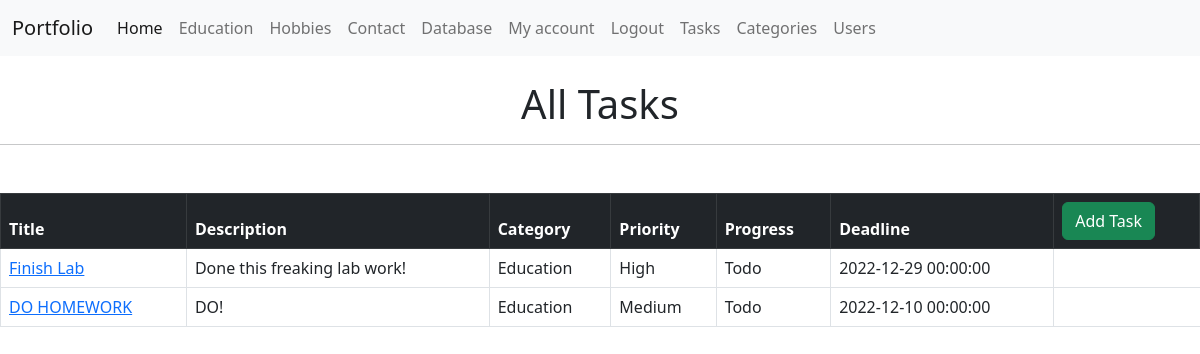
The app's page /task (signed in), older data.
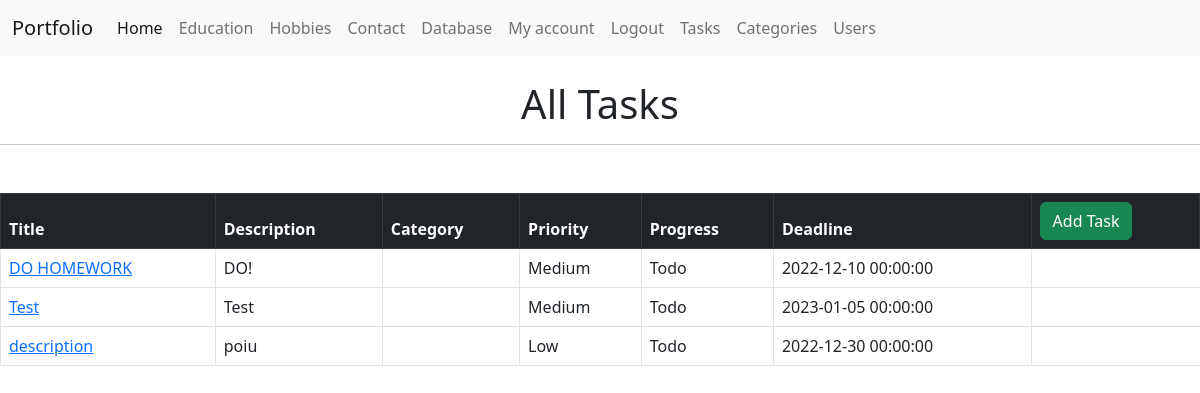
The same page, newer data.
### app/to_do/models.py (models this page shows, shortened)
class Task(db.Model):
    id = db.Column(db.Integer, primary_key=True, autoincrement=True)
    title = db.Column(db.String(120), nullable=False)
    description = db.Column(db.String(2000), nullable=True)
    created = db.Column(db.DateTime, default=datetime.now())
    modified = db.Column(db.DateTime, default=datetime.now, onupdate=datetime.now)
    deadline = db.Column(db.DateTime)
    priority = db.Column(db.Enum(Priority, values_callable=lambda x: [str(member.value) for member in Priority]))
    progress = db.Column(db.Enum(Progress, values_callable=lambda x: [str(member.value) for member in Progress]))
    owner_id = db.Column(db.Integer, db.ForeignKey('user.id'), nullable=False)
    category_id = db.Column(db.Integer, db.ForeignKey('category.id'))
    users = db.relationship('User', secondary=task_user, backref=db.backref('tasks', lazy='dynamic'), lazy='dynamic')
    comments = db.relationship('Comment', backref='tasks', lazy='dynamic')

class Category(db.Model):
    id = db.Column(db.Integer, primary_key=True)
    name = db.Column(db.String(255), nullable=False, unique=True)
    tasks = db.relationship('Task', backref='category', lazy='dynamic')

### app/to_do/views.py (the view)
@to_do_bp.route('/task', methods=['GET'])
@login_required
def tasks():
    tasks_ = Task.query.order_by(Task.priority.desc(),
                                 Task.deadline.asc()
                                 ).all()
    return render_template('tasks.html', tasks=tasks_)

### app/account/models.py (called while the page is built)
@login_manager.user_loader
def user_loader(user_id):
    return User.query.get(int(user_id))

### app/to_do/templates/to_do/tasks.html (shortened to what this page needs)
{% extends 'layout.html' %}
{% block name %}
<br><h1 class="text-center">All Tasks</h1>
{% endblock %}
{% block body %}
<table class="table table-hover table-bordered">
    <thead class="table-dark">
      <tr>
       <th scope="col">Title</th>
       <th scope="col">Description</th>
       <th scope="col">Category</th>
       <th scope="col">Priority</th>
       <th scope="col">Progress</th>
       <th scope="col">Deadline</th>
       <th scope="col"><a href="{{ url_for('to_do.task_create') }}" type="button" class="btn btn-success">Add Task</a></th>
      </tr>
    </thead>
    <tbody>
        {% for task in tasks %}
      <tr>
       <td><a href="{{url_for('to_do.task', id=task.id) }}">{{task.title}}</a></td>
       <td>{{task.description|safe}}</td>
       <td>{{task.category.name}}</td>
       <td>{{task.priority.name|capitalize }}</td>
       <td>{{task.progress.name|capitalize }}</td>
       <td>{{task.deadline}}</td>
       </tr>
    </tbody>
    {% endfor%}
 </table>
{% endblock %}

### app/templates/layout.html (shortened to what this page needs)
<html lang="en">
<head>
    <link href="{{url_for('static', filename = 'css/bootstrap.min.css')}}" rel="stylesheet">
</head>
<body>
    {% include "nav.html" %}
    {% block name %}
    {% endblock %}
    <hr class="col-3 col-md-12 mb-5">
    {% block body %}
    {% endblock %}
</body>
</html>

### app/templates/nav.html (shortened to what this page needs)
<nav class="navbar navbar-expand-lg bg-light">
    <div class="container-fluid">
        <a class="navbar-brand" href="{{ url_for('home.portfolio') }}">Portfolio</a>
        <div class="collapse navbar-collapse" id="navbarNavAltMarkup">
            <div class="navbar-nav">
                <a class="nav-link active" aria-current="page" href="{{ url_for('home.home') }}">Home</a>
                <a class="nav-link" href="{{ url_for('home.education') }}">Education</a>
                <a class="nav-link" href="{{ url_for('home.hobbies') }}">Hobbies</a>
                <a class="nav-link" href="{{ url_for('cabinet.contact') }}">Contact</a>
                <a class="nav-link" href="{{ url_for('cabinet.database') }}">Database</a>
                {% if current_user.is_authenticated == false %}
                <a class="nav-link" href="{{ url_for('account.register') }}">Registration</a>
                <a class="nav-link" href="{{ url_for('account.login') }}">Log In</a>
                {% else %}
                <a class="nav-link" href="{{ url_for('account.account') }}">My account</a>
                <a class="nav-link" href="{{ url_for('account.logout') }}">Logout</a>
                <a class="nav-link" href="{{ url_for('to_do.tasks') }}">Tasks</a>
                <a class="nav-link" href="{{ url_for('to_do.categories') }}">Categories</a>
                {% endif %}
                <a class="nav-link" href="{{ url_for('account.users') }}">Users</a>
            </div>
        </div>
    </div>
</nav>

Row changes from the older to the newer data that the page shows:
changed Task "DO HOMEWORK": category.name "Education" → (not shown); moves up the list
added Task: title "Test", description "Test", priority.name "Medium", progress.name "Todo", deadline "2023-01-05 00:00:00"
changed Task: title "Finish Lab" → "description"; description "Done this freaking lab work!" → "poiu"; priority.name "High" → "Low"; deadline "2022-12-29 00:00:00" → "2022-12-30 00:00:00"; category.name "Education" → (not shown)
